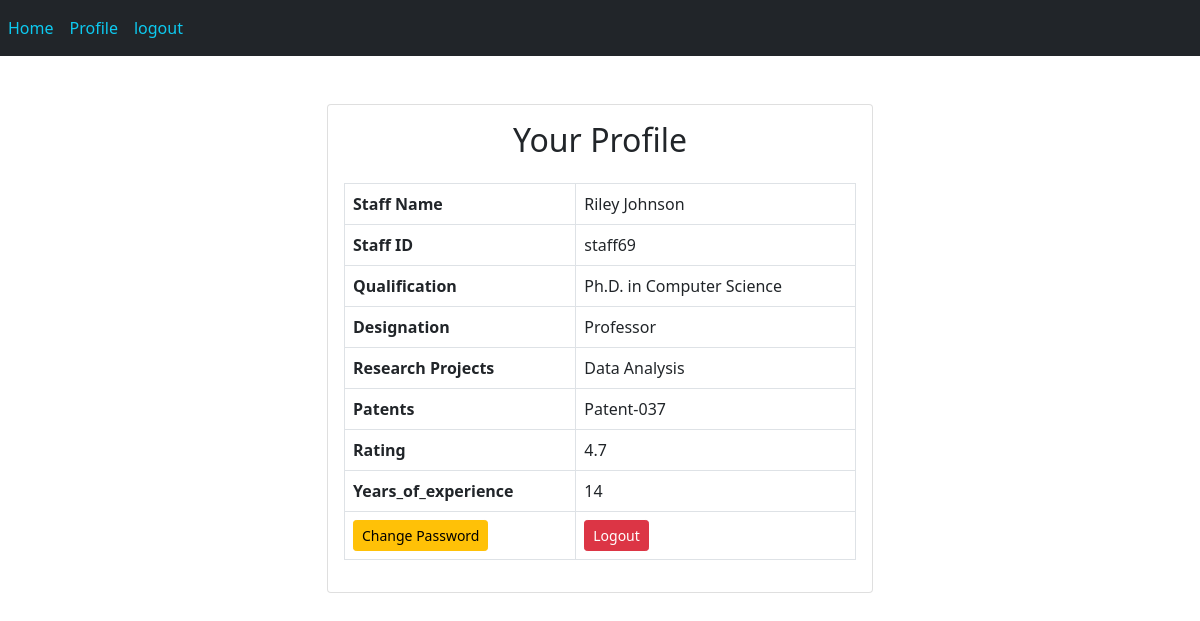
Page /facultyprofile (signed in) on the committed database.
### tables this page shows
CREATE TABLE Teachers (
    staff_id TEXT PRIMARY KEY,
    password TEXT NOT NULL,
    faculty_name TEXT NOT NULL,
    qualification TEXT NOT NULL,
    designation TEXT NOT NULL,
    research_projects TEXT,
    patents TEXT,
    rating REAL DEFAULT 0,
    years_of_experience INTEGER NOT NULL
, department TEXT);

### index.py (the view)
@app.route('/facultyprofile')
def facultyprofile():
    if 'staff_id' in session:
        try:
            with sqlite3.connect('users.db') as con:
                cursor = con.cursor()
                cursor.execute('SELECT * FROM Teachers WHERE staff_id = ?', (session['staff_id'],))
                data = cursor.fetchall()
                if data:
                    return render_template('facultyprofile.html', data=data)
                else:
                    return 'No staff found with the given ID', 404
        except Exception as e:
            con.rollback()
            return str(e), 500
    else:
        abort(401)

### templates/facultyprofile.html (shortened to what this page needs)
<!DOCTYPE html>
<html lang="en">
<head>
    <link rel="stylesheet" href="static/css/bootstrap.css">
</head>
<body>
    <nav class="navbar navbar-expand-lg bg-body-tertiary  navbar-light bg-dark ">
		<div >
		  <div class="" id="navbarNav">
			<ul class="navbar-nav justify-content-end">
				<li class="nav-item">
					<a class="nav-link active text-info" aria-current="page" href="/facultyhome">Home</a>
				  </li>
			  <li class="nav-item">
				<a class="nav-link active text-info" aria-current="page" href="/facultyprofile"> Profile</a>
			  </li>
			  <li class="nav-item">
				<a class="nav-link text-info" href="/facultylogout">logout</a>
			  </li>
			</ul>
		  </div>
		</div>
	  </nav>
    <center>
        <div class="container mt-5">
            <div class="row justify-content-center">
              <div class="col-md-6">
                <div class="card">
                  <div class="card-body">
                    <h2 class="card-title text-center mb-4">Your Profile</h2>
                    <table class="table table-bordered">
                      <tbody>
                        <tr>
                          <th scope="row">Staff Name</th>
                          <td>{{data[0][2]}}</td>
                        </tr>
                        <tr>
                          <th scope="row">Staff ID</th>
                          <td>{{data[0][0]}}</td>
                        </tr>
                        <tr>
                          <th scope="row">Qualification</th>
                          <td>{{data[0][3]}}</td>
                        </tr>
                        <tr>
                          <th scope="row">Designation</th>
                          <td>{{data[0][4]}}</td>
                        </tr>
                        <tr>
                          <th scope="row">Research Projects</th>
                          <td>{{data[0][5]}}</td>
                        </tr>
                        <tr>
                          <th scope="row">Patents</th>
                          <td>{{data[0][6]}}</td>
                        </tr>
                        <tr>
                          <th scope="row">Rating</th>
                          <td>{{data[0][7]}}</td>
                        </tr>
                        <tr>
                          <th scope="row">Years_of_experience</th>
                          <td>{{data[0][8]}}</td>
                        </tr>
                        <tr>
                          <td><a href="/facultychangepwd" class="btn btn-warning btn-sm">Change Password</a></td>
                          <td><a href="/facultylogout" class="btn btn-danger btn-sm">Logout</a></td>
                        </tr>
                      </tbody>
                    </table>
                  </div>
                </div>
              </div>
            </div>
          </div>
    </center>
</body>
</html>

### rows in the picture
Teachers: faculty_name "Riley Johnson", staff_id "staff69", qualification "Ph.D. in Computer Science", designation "Professor", research_projects "Data Analysis", patents "Patent-037", rating "4.7", years_of_experience "14"
